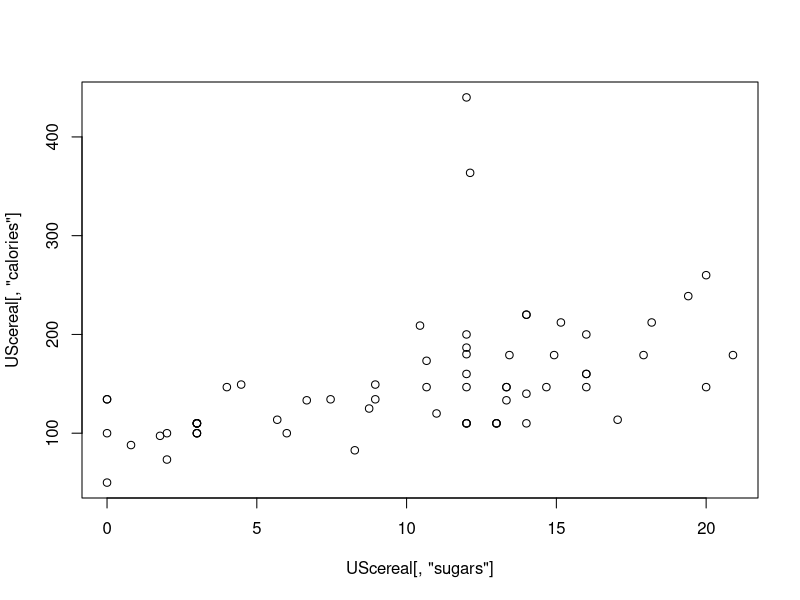
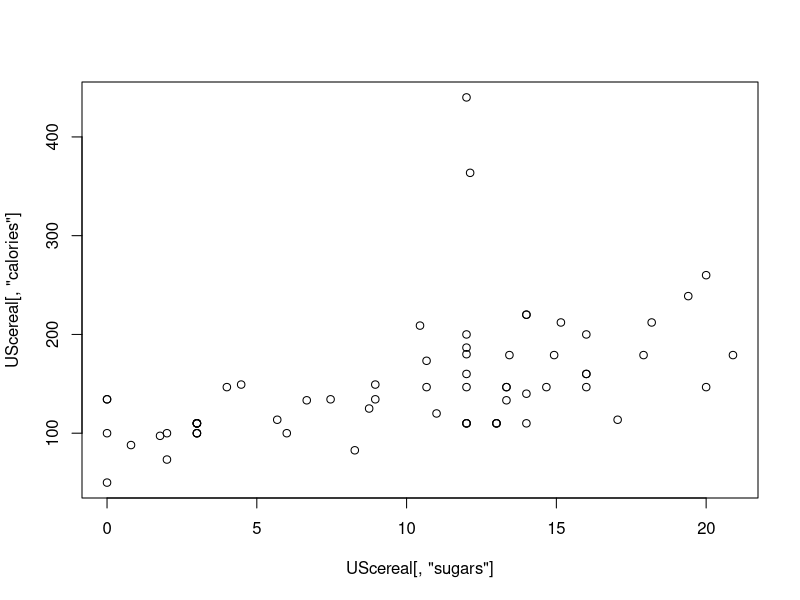
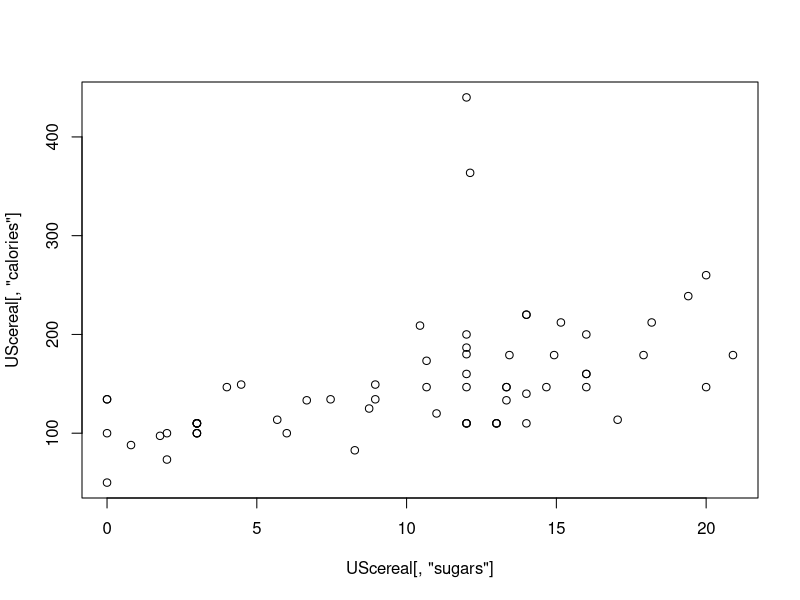
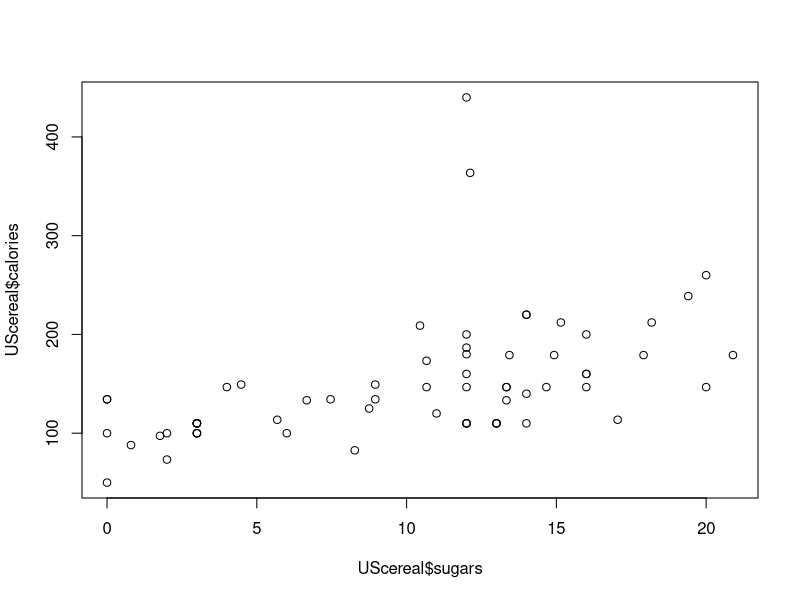
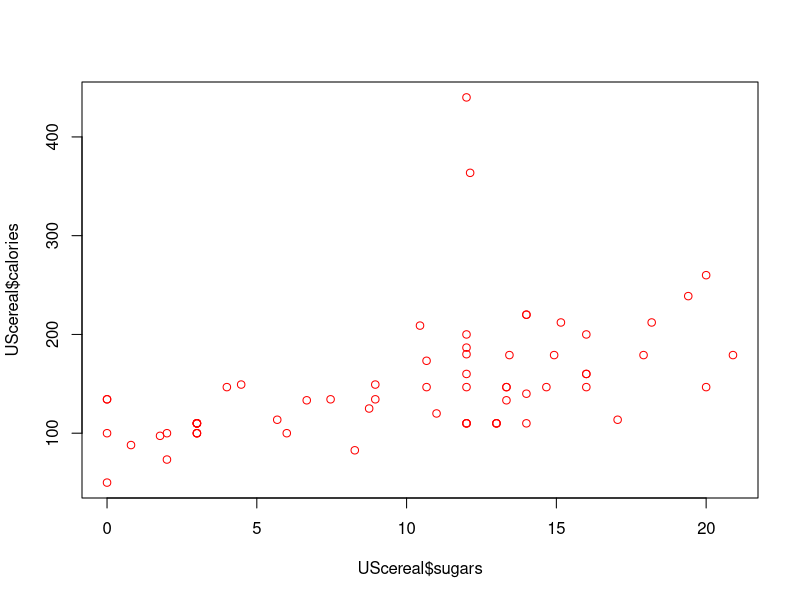
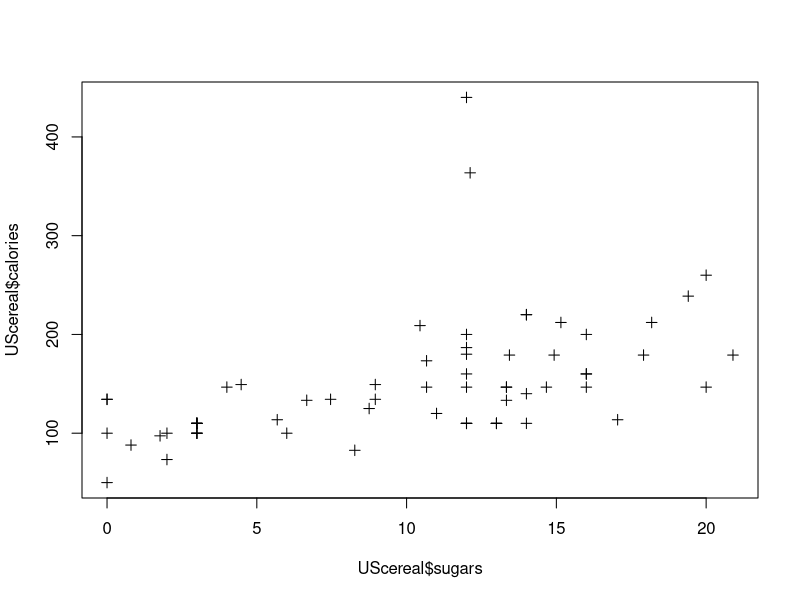
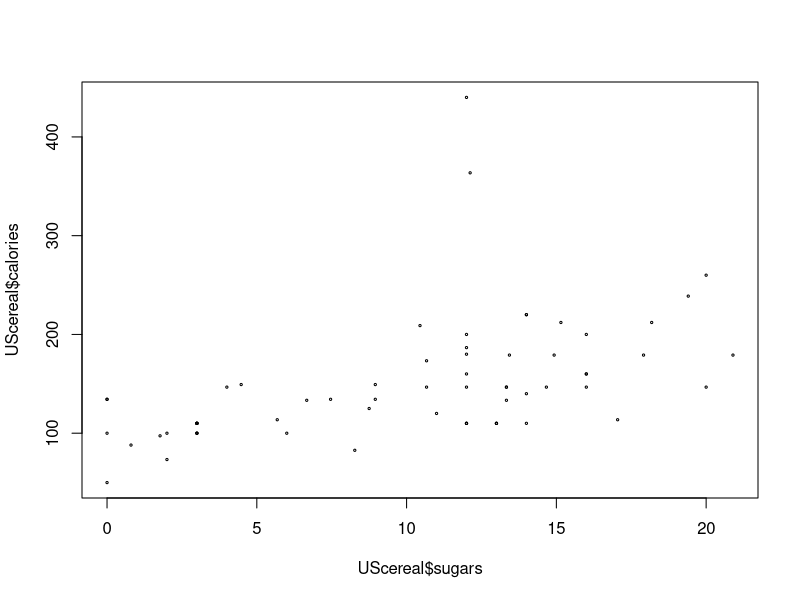
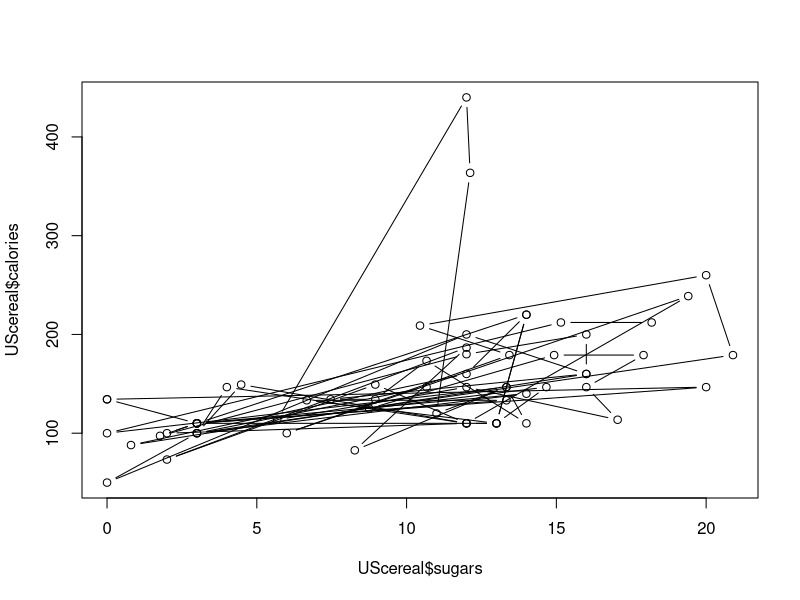

Here is the R script that generated these plots, in order: (Note: this script raises an error after producing the figures.)
########################################################
##### 1.5 DEALING WITH MISSING AND DUPLICATED DATA #####
########################################################

# useful commands: duplicated, is.na, na.omit, complete.cases, duplicated, !duplicated


# remove NA values from a vector

x <- c( 1, 4, 7, 3, NA)
x
mean(x)
class(x)
class(NA)

# we need to treat "NA" differently than other values
# R recognizes this as a numeric, but it is missing data
# this is a a logical -- indicating missing data

# is.na
is.na(x)

# index values that are NA
which(is.na(x))

# index values that are not NA
which(!is.na(x))

# set NA values to 0
x[is.na(x)] = 0
x

x[x == 0] = NA
x

# remove incomplete rows (those with NAs) from a data.frame
test = data.frame(
  x = c("a", "b", "c", "d", "d"),
  y = c(1, 2, 3, 4, NA))

test

# na.omit()
test2 = na.omit(test)

# na.exclude() does about the same thing
na.exclude(test)

# which rows are complete (have no NA values)? 
# complete.cases - looks along each row, and each column, for NA values
complete.cases(test)

#na.rm as argument for some functions (e.g. mean)
y = c(1, 4, 9, 13, NA)
mean(y)
?mean
mean(y, na.rm = TRUE)

# check for duplicated rows
test = data.frame(
  x = c("a", "b", "c", "d", "d"),
  y = c(1, 2, 3, 4, 4))

test

# duplicated
duplicated(test)

# index non-DUPLICATED ROWS and remove them
test[!duplicated(test), ]

## Exercises 1.5

########################
##### 2.1 Plotting #####
########################

# useful commands: plot, points, lines, abline, hist, barplot, boxplot
# useful arguments within plot(): main, xlab, ylab, col, pch, cex

## Load cereal dataset from MASS package
#install.packages("MASS") #should have installed from yesterday
library("MASS")
data(UScereal)

head(UScereal)

## Scatterplots
# plot() -- to make a scatterplot
# plot calories versus sugar content
colnames(UScereal)
plot(UScereal[ ,"sugars"], UScereal[, "calories"])
?plot

plot(x = UScereal[ ,"sugars"], y = UScereal[, "calories"])
plot(UScereal[ , "calories"] ~ UScereal[ , "sugars"])

plot(UScereal$sugars, UScereal$calories)

# or plot response variable as a function "~" of the predictor variable

## Arguments within plotting functions
# "col" argument changes color
plot(UScereal$sugars, UScereal$calories, col = "red")

# "pch" argument changes point character
plot(UScereal$sugars, UScereal$calories, pch = 3)

# "cex" argument changes size
plot(UScereal$sugars, UScereal$calories, cex = 0.3)

# "type" argument changes type ("l" = line, "p" = points, "b" = both)
plot(UScereal$sugars, UScereal$calories, type = "b")


# "lty" argument changes line type
plot(UScereal$sugars, UScereal$calories, type = "l", lty = 4)

# Adding labels to axes and title using "xlab", "ylab", and "main" arguments
plot(UScereal$sugars, UScereal$calories, xlab = "Sugars", ylab = "Calories",
     main = "Calories versus sugars")


# identify() to identify on specific points
identify(x = UScereal$sugars, y = UScereal$calories, labels = rownames(UScereal))

# points() adds points to existing plot
plot(UScereal$sugars, UScereal$calories)
points(x = UScereal[UScereal[ ,"mfr"] == "K", "sugars"], 
       y = UScereal[UScereal[ , "mfr"] == "K", "calories"], col = "red")

#lines() does same thing as points but makes line
# ablines() adds straight line to existing plot
abline(h = 300)
abline(v = 5)
abline(lm(UScereal$calories ~ UScereal$sugars))

# legend() to add legend to plot
plot(UScereal$sugars, UScereal$calories)
points(x = UScereal[UScereal[ ,"mfr"] == "K", "sugars"], 
       y = UScereal[UScereal[ , "mfr"] == "K", "calories"], col = "red")
legend("topleft", legend = c("Kellogs", "else"), col = c("red", "black"), pch = 1)
legend("topleft", legend = c("Kellogs", "else"), col = c("red", "black"), 
       pch = 1, cex = 0.8)


## Histograms
# make histogram of sugar content
hist(UScereal[ , "sugars"])
hist(UScereal$sugars)

##Barplots
# make barplot of manufacturers in dataset
barplot(table(UScereal$mfr))


#add color using rainbow()
barplot(table(UScereal$mfr), col = rainbow(6))

barplot(table(UScereal$mfr), col = c("red", "purple"))

##Boxplots
# make boxplot of sugar content versus shelf display
boxplot(UScereal$sugars ~ UScereal$shelf)

#Excerise 2.1

#########################
##### 2.2 Functions #####
#########################

# functions
# function ( list of arguments )  { body }

#make function that takes a number, x, and returns its square
my.square = function(x) {
  square = x^2
  return(square)
}

#test my function works
my.square(2)
my.square(199)

# ? to access R documentation for functions (optional arguments, examples, etc.)


# new function - paste()
#first, read documentation
?paste

#using paste()
paste(1, 2, 4, 5, sep = "*")
paste("cat", 5, "lettuce", sep = "!")


##write new cvs
write.csv(new, "nameNew.cvs")
?write.csv
